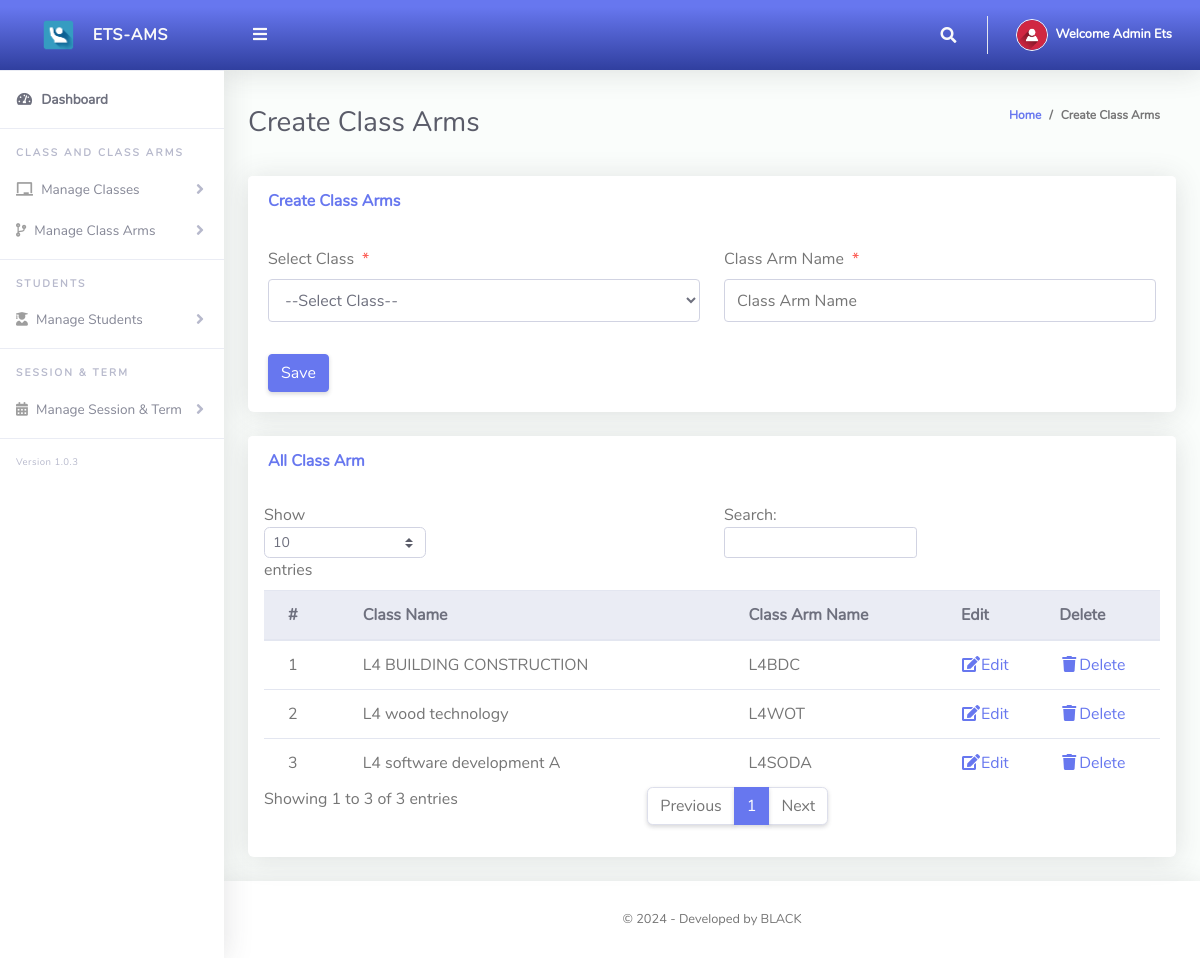
/Admin/createClassArms.php (signed in), run on the app's committed database.
### tables this page shows
CREATE TABLE `tblclassarms` (
  `Id` int(10) NOT NULL,
  `classId` varchar(10) NOT NULL,
  `classArmName` varchar(255) NOT NULL,
  `isAssigned` varchar(10) NOT NULL
);

CREATE TABLE `tblclass` (
  `Id` int(10) NOT NULL,
  `className` varchar(255) NOT NULL,
  `totalStudents` int(255) NOT NULL,
  `boys` int(255) NOT NULL,
  `girls` int(255) NOT NULL
);

### Admin/createClassArms.php (the view, shortened to what this page needs)
<?php
include '../Includes/dbcon.php';
?>
<!DOCTYPE html>
<html lang="en">
<head>
  <link href="../vendor/fontawesome-free/css/all.min.css" rel="stylesheet" type="text/css">
  <link href="../vendor/bootstrap/css/bootstrap.min.css" rel="stylesheet" type="text/css">
  <link href="css/ruang-admin.min.css" rel="stylesheet">
</head>
<body id="page-top">
  <div id="wrapper">
      <?php include "Includes/sidebar.php";?>
    <div id="content-wrapper" class="d-flex flex-column">
      <div id="content">
       <?php include "Includes/topbar.php";?>
        <div class="container-fluid" id="container-wrapper">
          <div class="d-sm-flex align-items-center justify-content-between mb-4">
            <h1 class="h3 mb-0 text-gray-800">Create Class Arms</h1>
            <ol class="breadcrumb">
              <li class="breadcrumb-item"><a href="./">Home</a></li>
              <li class="breadcrumb-item active" aria-current="page">Create Class Arms</li>
            </ol>
          </div>
          <div class="row">
            <div class="col-lg-12">
              <div class="card mb-4">
                <div class="card-header py-3 d-flex flex-row align-items-center justify-content-between">
                  <h6 class="m-0 font-weight-bold text-primary">Create Class Arms</h6>
                </div>
                <div class="card-body">
                  <form method="post">
                    <div class="form-group row mb-3">
                        <div class="col-xl-6">
                        <label class="form-control-label">Select Class<span class="text-danger ml-2">*</span></label>
                         <?php
                        $qry= "SELECT * FROM tblclass ORDER BY className ASC";
                        $result = $conn->query($qry);
                        $num = $result->num_rows;
                        if ($num > 0){
                          echo ' <select required name="classId" class="form-control mb-3">';
                          echo'<option value="">--Select Class--</option>';
                                  echo '</select>';
                              }
                            ?>
                        </div>
                        <div class="col-xl-6">
                        <label class="form-control-label">Class Arm Name<span class="text-danger ml-2">*</span></label>
                      <input type="text" class="form-control" name="classArmName" value="<?php echo $row['classArmName'];?>" id="exampleInputFirstName" placeholder="Class Arm Name">
                        </div>
                    </div>
                      <?php
                    if (isset($Id))
                    {
                    ?>
                    <button type="submit" name="update" class="btn btn-warning">Update</button>
                    &nbsp;&nbsp;&nbsp;&nbsp;&nbsp;&nbsp;&nbsp;&nbsp;&nbsp;&nbsp;
                    <?php
                    } else {
                    ?>
                    <button type="submit" name="save" class="btn btn-primary">Save</button>
                    <?php
                    }
                    ?>
                  </form>
                </div>
              </div>
                 <div class="row">
              <div class="col-lg-12">
              <div class="card mb-4">
                <div class="card-header py-3 d-flex flex-row align-items-center justify-content-between">
                  <h6 class="m-0 font-weight-bold text-primary">All Class Arm</h6>
                </div>
                <div class="table-responsive p-3">
                  <table class="table align-items-center table-flush table-hover" id="dataTableHover">
                    <thead class="thead-light">
                      <tr>
                        <th>#</th>
                        <th>Class Name</th>
                        <th>Class Arm Name</th>
                        <th>Edit</th>
                        <th>Delete</th>
                      </tr>
                    </thead>
                    <tbody>
                  <?php
                      $query = "SELECT tblclassarms.Id,tblclassarms.isAssigned,tblclass.className,tblclassarms.classArmName
                      FROM tblclassarms
                      INNER JOIN tblclass ON tblclass.Id = tblclassarms.classId";
                      $rs = $conn->query($query);
                      $num = $rs->num_rows;
                      $sn=0;
                      if($num > 0)
                      {
                        while ($rows = $rs->fetch_assoc())
                          {
                             $sn = $sn + 1;
                            echo"
                              <tr>
                                <td>".$sn."</td>
                                <td>".$rows['className']."</td>
                                <td>".$rows['classArmName']."</td>
                                <td><a href='?action=edit&Id=".$rows['Id']."'><i class='fas fa-fw fa-edit'></i>Edit</a></td>
                                <td><a href='?action=delete&Id=".$rows['Id']."'><i class='fas fa-fw fa-trash'></i>Delete</a></td>
                              </tr>";
                          }
                      }
                      else
                      {
                           echo
                           "<div class='alert alert-danger' role='alert'>
                            No Record Found!
                            </div>";
                      }
                      ?>
                    </tbody>
                  </table>
                </div>
              </div>
            </div>
            </div>
          </div>
        </div>
      </div>
       <?php include "Includes/footer.php";?>
    </div>
  </div>
</body>
</html>

### Admin/Includes/topbar.php (shortened to what this page needs)
<?php
  $query = "SELECT * FROM tbladmin WHERE Id = ".$_SESSION['userId']."";
  $rs = $conn->query($query);
  $rows = $rs->fetch_assoc();
  $fullName = $rows['firstName']." ".$rows['lastName'];
?>
<nav class="navbar navbar-expand navbar-light bg-gradient-primary topbar mb-4 static-top">
          <button id="sidebarToggleTop" class="btn btn-link rounded-circle mr-3">
            <i class="fa fa-bars"></i>
          </button>
          <ul class="navbar-nav ml-auto">
            <li class="nav-item dropdown no-arrow">
              <a class="nav-link dropdown-toggle" href="#" id="searchDropdown" role="button" data-toggle="dropdown"
                aria-haspopup="true" aria-expanded="false">
                <i class="fas fa-search fa-fw"></i>
              </a>
            </li>
            <li class="nav-item dropdown no-arrow">
              <a class="nav-link dropdown-toggle" href="#" id="userDropdown" role="button" data-toggle="dropdown"
                aria-haspopup="true" aria-expanded="false">
                <img class="img-profile rounded-circle" src="img/user-icn.png" style="max-width: 60px">
                <span class="ml-2 d-none d-lg-inline text-white small"><b>Welcome <?php echo $fullName;?></b></span>
              </a>
            </li>
          </ul>
        </nav>

### data on the page
tblclassarms: classId.className "L4 BUILDING CONSTRUCTION", classArmName "L4BDC"
tblclassarms: classId.className "L4 wood technology", classArmName "L4WOT"
tblclassarms: classId.className "L4 software development A", classArmName "L4SODA"

### other printed values
$fullName "Admin Ets"
